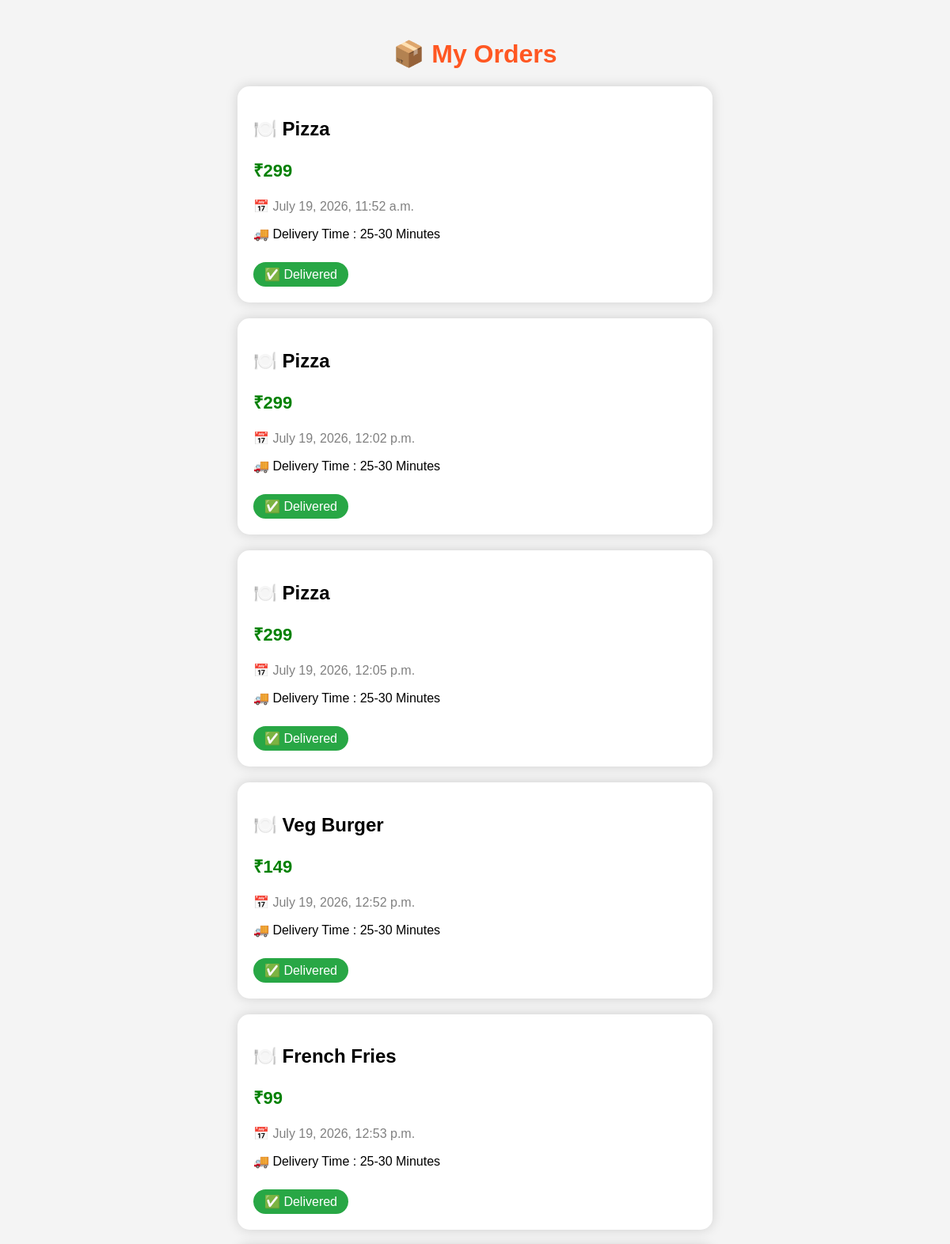
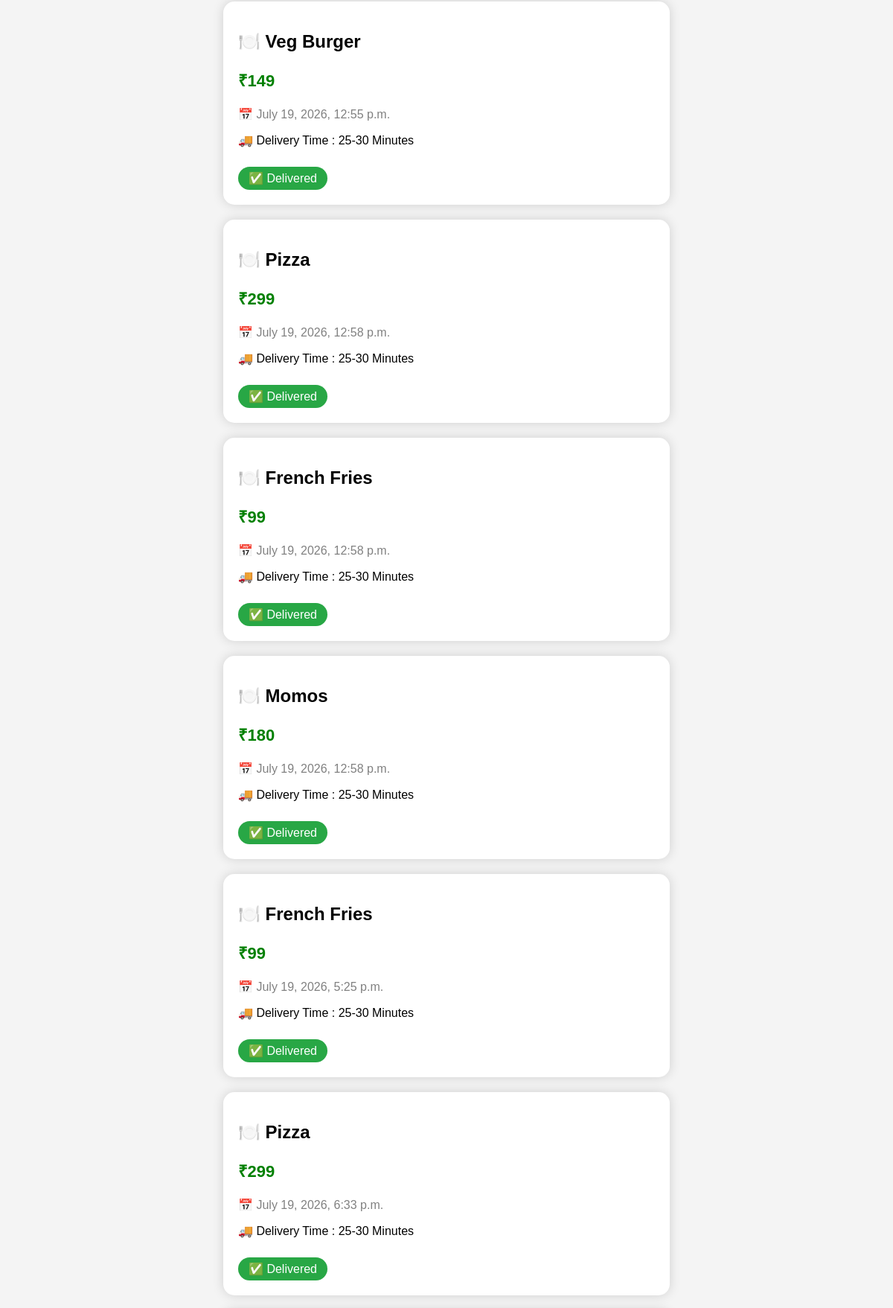
Screenshot of /orders/ (signed in, upper part) with the database file from the repository (2 pictures, top to bottom).
### accounts/models.py (models this page shows, shortened)
class Order(models.Model):
    user = models.ForeignKey(User, on_delete=models.CASCADE)
    food = models.ForeignKey(Food, on_delete=models.CASCADE)
    order_date = models.DateTimeField(auto_now_add=True)

class Food(models.Model):
    name = models.CharField(max_length=100)
    price = models.IntegerField()
    description = models.TextField()
    category = models.CharField(max_length=50, default="Pizza")
    rating = models.DecimalField(max_digits=2, decimal_places=1, default=4.5)
    image = models.ImageField(upload_to='food_images/', blank=True, null=True)

### accounts/views.py (the view)
# urls.py: path('orders/', views.orders, name="orders"),
def orders(request):
    user = User.objects.get(id=request.session["user_id"])
    all_orders = Order.objects.filter(user=user)
    return render(request, "accounts/orders.html", {
        "orders": all_orders
    })

### accounts/templates/accounts/orders.html (shortened to what this page needs)
<!DOCTYPE html>
<html>
<head>
</head>
<body>
<h1>📦 My Orders</h1>
<div class="box">
{% if orders %}
{% for order in orders %}
<div class="order-card">
<h2>🍽️ {{ order.food.name }}</h2>
<p class="price">₹{{ order.food.price }}</p>
<p class="date">📅 {{ order.order_date }}</p>
<p>🚚 Delivery Time : 25-30 Minutes</p>
<span class="status">✅ Delivered</span>
</div>
{% endfor %}
{% else %}
<h2 style="text-align:center;">No Orders Yet 😔</h2>
{% endif %}
</div>
</body>
</html>

### accounts/templates/accounts/orders.html (style rules this page uses)
body { font-family:Arial,sans-serif; background:#f4f4f4; padding:20px; }
h1 { text-align:center; color:#ff5722; }
.box { width:600px; margin:20px auto; }
.order-card { background:white; padding:20px; border-radius:15px; box-shadow:0 0 15px rgba(0,0,0,.15); margin-bottom:20px; }
.price { color:green; font-size:22px; font-weight:bold; }
.date { color:gray; }
.status { display:inline-block; background:#28a745; color:white; padding:6px 14px; border-radius:20px; margin-top:10px; }

### rows the page displays
Order: food.name "Pizza", food.price "299", order_date "July 19, 2026, 11:52 a.m."
Order: food.name "Pizza", food.price "299", order_date "July 19, 2026, 12:02 p.m."
Order: food.name "Pizza", food.price "299", order_date "July 19, 2026, 12:05 p.m."
Order: food.name "Veg Burger", food.price "149", order_date "July 19, 2026, 12:52 p.m."
Order: food.name "French Fries", food.price "99", order_date "July 19, 2026, 12:53 p.m."
Order: food.name "Veg Burger", food.price "149", order_date "July 19, 2026, 12:55 p.m."
Order: food.name "Pizza", food.price "299", order_date "July 19, 2026, 12:58 p.m."
Order: food.name "French Fries", food.price "99", order_date "July 19, 2026, 12:58 p.m."
Order: food.name "Momos", food.price "180", order_date "July 19, 2026, 12:58 p.m."
Order: food.name "French Fries", food.price "99", order_date "July 19, 2026, 5:25 p.m."
Order: food.name "Pizza", food.price "299", order_date "July 19, 2026, 6:33 p.m."
